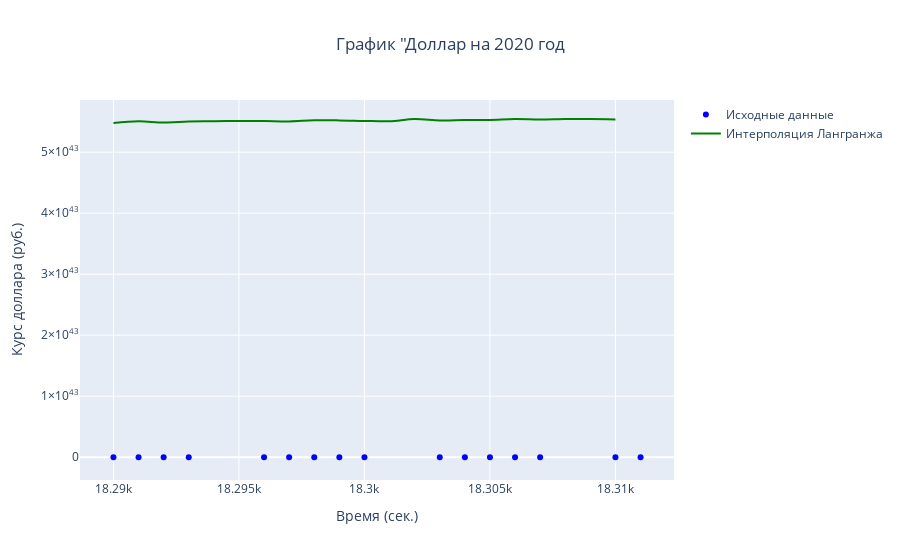

Here is the notebook cell this chart was saved with:
### Code cell
# #Интерполяци Лангранжа (неудачная)

#выбор данных для интерполяции
x = df.Days[15:31].to_numpy()
y = df.Dollar[15:31].to_numpy()
#Интерполяция Лангранжа
x_lang = np.arange(x[0],x[15], 1)
int_poly = lagrange(x,y)
y_lang = int_poly(x_lang)

fig = go.Figure()

#точки
fig.add_trace(go.Scatter(
    x = x,
    y = y,
    mode = 'markers',
    name = 'Исходные данные',
    marker=dict(color = 'blue', symbol = 'circle'))
)

# Лангранжа
fig.add_trace(go.Scatter(
    x = x_lang,
    y = y_lang,
    mode = 'lines',
    name = 'Интерполяция Лангранжа',
    line = dict(color = 'green', shape = 'spline'))
)


fig.update_xaxes(title_text="Время (дн.)")
fig.update_yaxes(title_text="Курс доллара (руб.)")
fig.update_layout(title_text='График "Доллар на 2020 год', title_x =0.5)
fig.show()

### Figure 1 — Plotly figure (JSON) as saved in the notebook; plotly's stock layout.template omitted (floating-point values rounded to 4 significant figures)
{"data": [{"marker": {"color": "blue", "symbol": "circle"}, "mode": "markers", "name": "Исходные данные", "type": "scatter", "x": [18290, 18291, 18292, 18293, 18296, 18297, 18298, 18299, 18300, 18303, 18304, 18305, 18306, 18307, 18310, 18311], "y": [63, 62, 63, 63, 64, 63, 63, 63, 63, 64, 64, 63, 64, 63, 63, 64]}, {"line": {"color": "green", "shape": "spline"}, "mode": "lines", "name": "Интерполяция Лангранжа", "type": "scatter", "x": [18290, 18291, 18292, 18293, 18294, 18295, 18296, 18297, 18298, 18299, 18300, 18301, 18302, 18303, 18304, 18305, 18306, 18307, 18308, 18309, 18310], "y": [5.48e+43, 5.505e+43, 5.488e+43, 5.503e+43, 5.507e+43, 5.512e+43, 5.511e+43, 5.505e+43, 5.522e+43, 5.522e+43, 5.513e+43, 5.508e+43, 5.544e+43, 5.521e+43, 5.527e+43, 5.53e+43, 5.544e+43, 5.537e+43, 5.544e+43, 5.544e+43, 5.538e+43]}], "layout": {"title": {"text": "График \"Доллар на 2020 год", "x": 0.5}, "xaxis": {"title": {"text": "Время (сек.)"}}, "yaxis": {"title": {"text": "Курс доллара (руб.)"}}}}
